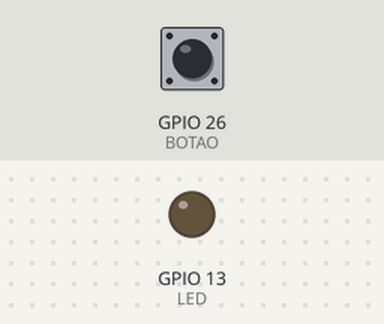
A sketch run on a simulated ESP32. Parts: output pins drawn as LEDs (lit = HIGH). The test bench sets the inputs (shaded band); at power-on: GPIO 26 (BOTAO) HIGH. WiFi joins after 1.5 s; servers stay silent unless stated; uploads are accepted with an empty reply; not simulated (calls return 0 or success): arduino_secrets.h; what the sketch prints to the serial monitor is not drawn.

Above: at 2.7 s.
2.8 s: GPIO 26 (BOTAO) pulled LOW for 0.15 s
At 4.7 s:
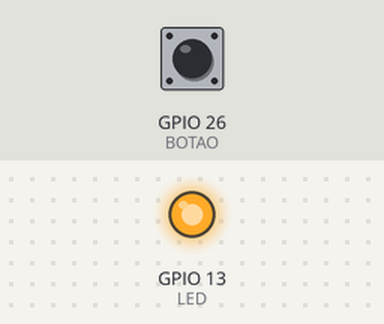
5.0 s: GPIO 26 (BOTAO) pulsed LOW 2 times (0.12 s each, 0.3 s apart)
At 6.8 s:
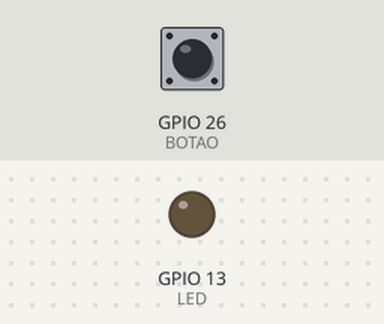
7.1 s: GPIO 26 (BOTAO) pulled LOW for 1 s
At 9.1 s:
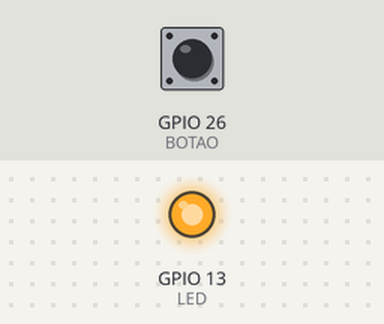
Timing chart, 0 to 10.6 s (numbered marks = the images above; inputs shaded):
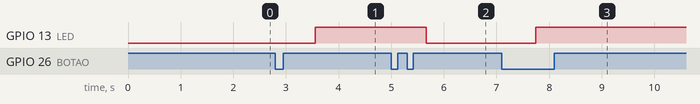

The sketch:

Projeto.ino
```cpp
#include <WiFi.h>
#include <HTTPClient.h>
#include "arduino_secrets.h"

// Credenciais puxadas do header de segurança
const char* ssid = SECRET_SSID;
const char* pass = SECRET_PASS;
const char* firebaseURL = SECRET_FIREBASE_URL;

// Definição de Hardware
#define BOTAO 26
#define LED 13

void setup() {
  Serial.begin(115200);
  pinMode(BOTAO, INPUT_PULLUP);
  pinMode(LED, OUTPUT);
  digitalWrite(LED, LOW);

  WiFi.begin(ssid, pass);
  Serial.print("Conectando Wi-Fi");
  while (WiFi.status() != WL_CONNECTED) {
    delay(500);
    Serial.print(".");
  }
  Serial.println("\nConectado!");
}

void loop() {
  // Verificação do botão com debounce manual
  if (digitalRead(BOTAO) == LOW) {
    delay(50);

    int contadorCliques = 1;
    unsigned long tempoEspera = millis();

    // Janela de 400ms para detectar double click
    while (millis() - tempoEspera < 400) {
      if (digitalRead(BOTAO) == HIGH) {
        delay(50);
        while (millis() - tempoEspera < 400) {
          if (digitalRead(BOTAO) == LOW) {
            contadorCliques = 2;
            break;
          }
        }
      }
    }

    if (contadorCliques == 2) {
      Serial.println(">>> CANCELANDO");
      enviarChamado(false);
      digitalWrite(LED, LOW);
    } else {
      Serial.println(">>> CHAMANDO");
      enviarChamado(true);
      digitalWrite(LED, HIGH);
    }

    delay(500); // Evita repetições indesejadas
  }

  // Sync com o Firebase (Polling de 1s)
  if (WiFi.status() == WL_CONNECTED) {
    verificarStatusNoFirebase();
  }
}

// Envio de dados via PATCH para o Realtime DB
void enviarChamado(bool status) {
  HTTPClient http;
  http.begin(firebaseURL);
  http.addHeader("Content-Type", "application/json");
  String json = "{\"andar_cima\": " + String(status ? "true" : "false") + "}";
  http.sendRequest("PATCH", json);
  http.end();
}

// Checagem de estado externa
void verificarStatusNoFirebase() {
  static unsigned long ultimaChecagem = 0;

  if (millis() - ultimaChecagem > 1000) {
    HTTPClient http;
    http.begin(firebaseURL);
    int httpCode = http.GET();
    if (httpCode > 0) {
      String payload = http.getString();
      // Verifica o booleano direto no payload
      if (payload.indexOf("\"andar_cima\":true") != -1) {
        digitalWrite(LED, HIGH);
      } else {
        digitalWrite(LED, LOW);
      }
    }
    http.end();
    ultimaChecagem = millis();
  }
}
```

Measured:
- after the input at 2.8 s, GPIO 13 (LED): LOW → HIGH after 0.75 s
- after the input at 5.0 s, GPIO 13 (LED): HIGH → LOW after 0.67 s
- after the input at 7.1 s, GPIO 13 (LED): LOW → HIGH after 0.65 s
